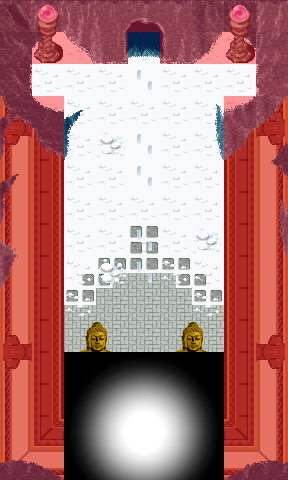

This is a level from a 2D game, rendered from its Tiled map with the project's own tilesets. A one-line summary and the map file follow, with tile-layer data summarised:
An orthogonal 9x15 tile map with 32x32 px tiles, 10 tile layers (0_floor, 1_terrain, 2_object, 3_roof, ...), 12 tilesets.

<map version="1.0" orientation="orthogonal" renderorder="right-down" width="9" height="15" tilewidth="32" tileheight="32" nextobjectid="1">
 <tileset firstgid="1" name="wall red" tilewidth="32" tileheight="32" tilecount="16" columns="4">
  <image source="../../tileset/building/wall/int_wall_dark_red.png" width="128" height="128" />
 </tileset>
 <tileset firstgid="17" name="int red wall" tilewidth="32" tileheight="32" tilecount="16" columns="4">
  <image source="../../tileset/building/wall/int_wall_dark_red_corners.png" width="128" height="128" />
 </tileset>
 <tileset firstgid="33" name="dark red ns" tilewidth="32" tileheight="32" tilecount="12" columns="3">
  <image source="../../tileset/building/entrance/dark_red_ns.png" width="96" height="128" />
 </tileset>
 <tileset firstgid="45" name="collision" tilewidth="32" tileheight="32" tilecount="1" columns="1">
  <image source="../../tileset/logic/collision.png" width="32" height="32" />
 </tileset>
 <tileset firstgid="46" name="kula_rozowa2" tilewidth="32" tileheight="32" tilecount="2" columns="1">
  <image source="../../tileset/pol/wyposazenie/kula_rozowa2.png" width="32" height="64" />
 </tileset>
 <tileset firstgid="48" name="earth_snow_dark" tilewidth="32" tileheight="32" tilecount="96" columns="12">
  <image source="../../tileset/pol/waly/earth_snow_dark.png" width="384" height="256" />
 </tileset>
 <tileset firstgid="144" name="ground_snow" tilewidth="32" tileheight="32" tilecount="4" columns="2">
  <image source="../../tileset/pol/podloze/ground_snow.png" width="64" height="64" />
 </tileset>
 <tileset firstgid="148" name="green_paving" tilewidth="32" tileheight="32" tilecount="18" columns="3">
  <image source="../../tileset/ground/green_paving.png" width="96" height="192" />
 </tileset>
 <tileset firstgid="166" name="portal" tilewidth="32" tileheight="32" tilecount="16" columns="8">
  <image source="../../tileset/logic/portal.png" width="256" height="64" />
 </tileset>
 <tileset firstgid="182" name="buddha" tilewidth="32" tileheight="32" tilecount="6" columns="2">
  <image source="../../tileset/item/statue/buddha.png" width="64" height="96" />
 </tileset>
 <tileset firstgid="188" name="snow_tracks" tilewidth="32" tileheight="32" tilecount="14" columns="7">
  <image source="../../tileset/pol/podloze/snow_tracks.png" width="224" height="64" />
 </tileset>
 <tileset firstgid="202" name="latarnia_blaszczysko" tilewidth="32" tileheight="32" tilecount="25" columns="5">
  <image source="../../tileset/pol/oswietlenie/latarnia_blaszczysko.png" width="160" height="160" />
 </tileset>
 <layer name="0_floor" width="9" height="15">
  <data>[135 cells, 135 non-empty, 2 distinct tile ids]</data>
 </layer>
 <layer name="1_terrain" width="9" height="15">
  <data>[135 cells, 90 non-empty, 47 distinct tile ids]</data>
 </layer>
 <layer name="2_object" width="9" height="15">
  <data>[135 cells, 50 non-empty, 33 distinct tile ids]</data>
 </layer>
 <layer name="3_roof" width="9" height="15">
  <data>[135 cells, 17 non-empty, 8 distinct tile ids]</data>
 </layer>
 <layer name="4_roof_add" width="9" height="15">
  <data>[135 cells, 4 non-empty, 1 distinct tile ids]</data>
 </layer>
 <layer name="objects" width="9" height="15">
  <data>[135 cells, 0 non-empty, 0 distinct tile ids]</data>
 </layer>
 <layer name="collision" width="9" height="15" opacity="0.4">
  <data>[135 cells, 80 non-empty, 1 distinct tile ids]</data>
 </layer>
 <layer name="protection" width="9" height="15">
  <data>[135 cells, 0 non-empty, 0 distinct tile ids]</data>
 </layer>
 <layer name="blend_ground" width="9" height="15">
  <data>[135 cells, 20 non-empty, 20 distinct tile ids]</data>
 </layer>
 <layer name="blend_roof" width="9" height="15">
  <data>[135 cells, 20 non-empty, 20 distinct tile ids]</data>
 </layer>
</map>
